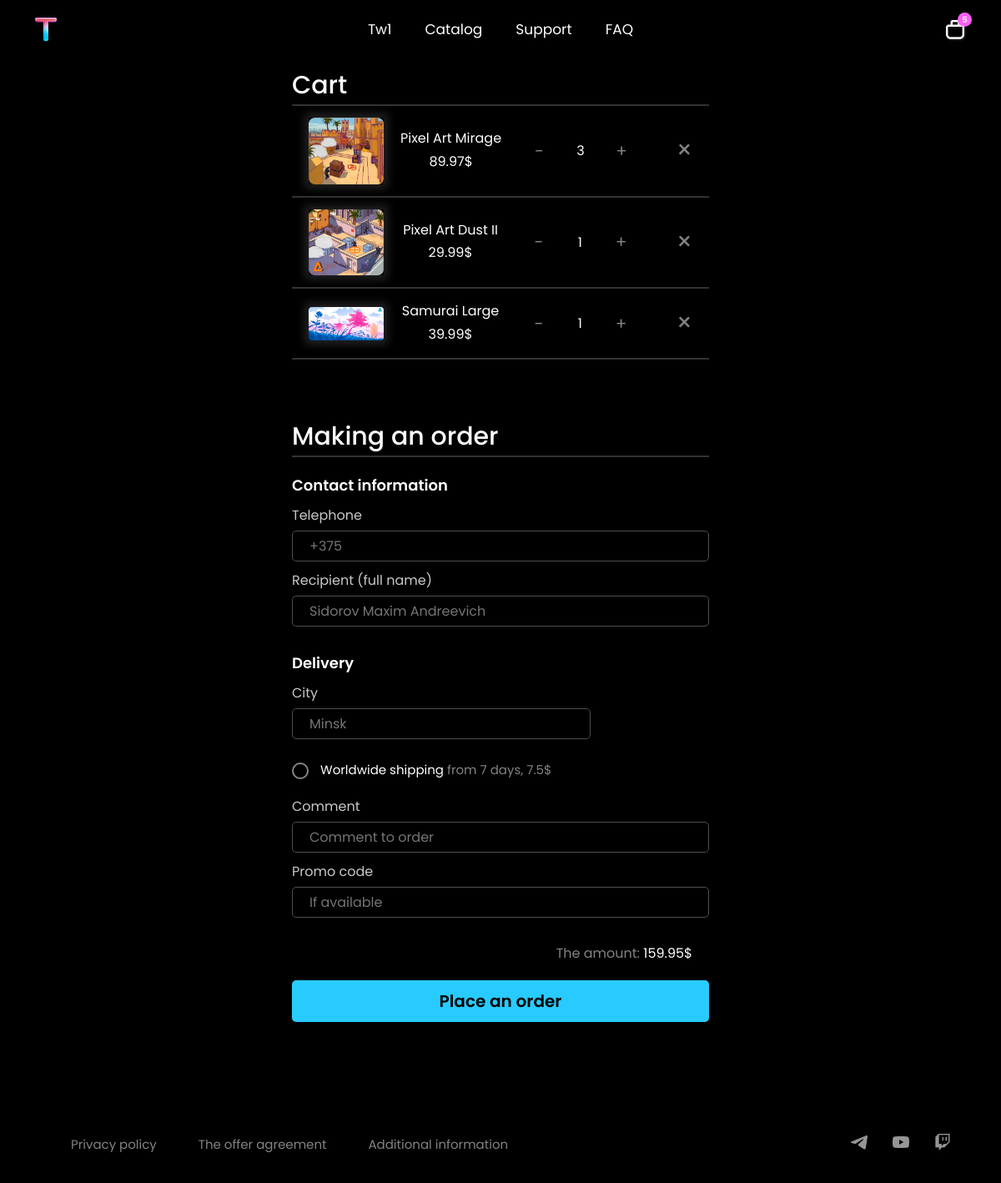
/cart (signed in), run on the app's committed database.
### website/models.py (models this page shows, shortened)
class User(db.Model, UserMixin):
    __tablename__ = 'user'
    id = db.Column(db.Integer, primary_key=True)
    type = db.Column(db.String(150), default='User')
    email = db.Column(db.String(150), unique=True)
    password = db.Column(db.String(300))
    nickname = db.Column(db.String(150))
    comments = db.relationship('Comment', backref='user', lazy=True, cascade="all, delete-orphan")
    carts = db.relationship('Cart', backref='user', lazy=True, cascade="all, delete-orphan")
    orders = db.relationship('Order', backref='user', lazy=True)
    messages = db.relationship('Message', backref='user', lazy=True, cascade="all, delete-orphan")

class Cart(db.Model):
    __tablename__ = 'cart'
    id = db.Column(db.Integer, primary_key=True)
    user_email = db.Column(db.String(150), db.ForeignKey('user.email'), nullable=False)
    tovar_name = db.Column(db.String(150), db.ForeignKey('tovar.name'), nullable=False)
    quantity = db.Column(db.Integer)
    price = db.Column(db.Float, default=0)

class Tovar(db.Model):
    __tablename__ = 'tovar'
    id = db.Column(db.Integer, primary_key=True)
    type = db.Column(db.String(20), default='Mat', nullable=False)
    name = db.Column(db.String(150), unique=True)
    count = db.Column(db.Integer)
    cost = db.Column(db.Float)
    status = db.Column(db.String(20))
    color = db.Column(db.String(30))
    size = db.Column(db.String(20))
    thickness = db.Column(db.String(20))
    material = db.Column(db.String(20))
    base = db.Column(db.String(20))
    info = db.Column(db.String(500))
    sklad_id = db.Column(db.Integer, db.ForeignKey('sklad.id'), nullable=False, default=1)
    img_name = db.Column(db.String(500), unique=True)
    comments = db.relationship('Comment', backref='tovar', lazy=True, cascade = "all, delete-orphan")
    cart = db.relationship('Cart', backref='tovar', lazy=True, cascade = "all, delete-orphan")
    order = db.relationship('Order', backref='tovar', lazy=True, cascade = "all, delete-orphan")

### website/views.py (the view)
@views.route('/cart')
@login_required
def cart():
    items_cart = get_items_cart()
    point = Point.query.filter_by().all()
    items = Cart.query.filter_by(user_email=current_user.email).all()
    tovar = Tovar.query.filter_by().all()
    all_cart_price = round(sum(item.price for item in items), 2)
    items_count = Cart.query.filter_by(user_email=current_user.email).count()
    ttam_dbE = round(all_cart_price + 2.5, 2)
    ttam_ddE = round(all_cart_price + 4.5, 2)
    ttam_wws = round(all_cart_price + 7.5, 2)
    return render_template('cart.html',
                           tovar=tovar,
                           items_count=items_count,
                           point=point,
                           items=items,
                           user=current_user,
                           all_cart_price=all_cart_price,
                           ttam_dbE=ttam_dbE,
                           ttam_ddE=ttam_ddE,
                           ttam_wws=ttam_wws,
                           items_cart=items_cart,
                           )

### website/views.py (called while the page is built)
def get_items_cart():
    total_quantity = db.session.query(func.sum(Cart.quantity)).filter_by(user_email=current_user.email).scalar()
    return total_quantity

### website/templates/cart.html (shortened to what this page needs)
{% extends "base.html" %}
{% block content %}
<div class = "basket_main_contener">
    <div class = "basket_products_cont" style = "">
        <div class = "product_name_text">Cart</div>
        <hr>
        {% if items %}
        <ul class="list_group">
            {% for item in items %}
                <li class="list_group_product">
                    <div class="cont_cards_tovari">
                        <div class="info_cont_about_tavar">
                            <img src="{{ url_for('static', filename='img/' + item.tovar.img_name + '.png') }}" alt="{{ item.tovar_name }}">
                            <div class="pr_name_tovar">
                                <div>{{ item.tovar_name }}</div>
                                <input id="price-{{ item.id }}" type="text" value="{{ item.price }}$" readonly>
                            </div>
                        </div>
                        <div class="cont_regstr_count">
                            <button type="button" onClick="decreaseQuantity({{ item.id }})" class="busket_button_minus">-</button>
                            <input id="kol-{{ item.id }}" type="text" value="{{ item.quantity }}" readonly>
                            <button type="button" onClick="increaseQuantity({{ item.id }})" class="busket_button_plus">+</button>
                        </div>
                        <button class="busket_delete_button" type="button" onClick="deleteItem({{ item.id }})">×</button>
                    </div>
                </li>
                <hr>
            {% endfor %}
        </ul>
        {% else %}
        <div class = "no_orders_cont">
            <p class = "no_orders_text">CART IS EMPTY</p>
            <p>add the product to the cart</p>
        </div>
        {% endif %}
    </div>
    <div class = "create_order_cont" style = "">
        <div class = "product_name_text">Making an order</div>
        <hr>
        <form method="POST">
            <div class="cont_order">
                <div class="name">Contact information</div>
                <div class="podname">Telephone</div>
                <input type="text" id="telephone" name="telephone" placeholder = "+375" class = "numeric-plus-only" required/>
                <div class="podname">Recipient (full name)</div>
                <input type="text" id="fio" name="fio" class = "english-only" placeholder = "Sidorov Maxim Andreevich" required/>
            </div>
            <div class="cont_order">
                <div class="name">Delivery</div>
                <div class="order_city">
                    <div class="podname">City</div>
                    <div class="choose_city_cont">
                        <input type="text" id="cityInput" name="cityInput" class = "english-only" placeholder="Minsk">
                    </div>
                </div>
                <div class="type_of_order_cont">
                    <div id = "form_radio3">
                        <input id="radio3" type="radio" name="radio" value="3">
                        <label>Worldwide shipping <span class = "gray_text">from 7 days, 7.5$</span></label>
                    </div>
                </div>
                <div class="podname">Comment</div>
                <input type="text" id="coment" name="coment" placeholder = "Comment to order" class = "numeric-eng" />
                <div class="podname">Promo code</div>
                <input type="text" id="promocode" name="promocode" placeholder="If available" class = "numeric-eng"/>
            </div>
            <div class="total_cost_cont">
                <div><span>The amount: </span>{{all_cart_price}}$</div>
            </div>
            {%if items_count != 0 %}
                <button type="submit" class="blue_buttom">Place an order</button>
            {%else%}
                <button type="submit" class="no_tems_button" disabled>Add at least one item to your cart</button >
            {%endif%}
        </form>
    </div>
</div>
{% endblock %}

### website/templates/base.html (shortened to what this page needs)
<!DOCTYPE html>
<html>
  <head>
    <link rel="stylesheet" href="{{ url_for('static', filename='css/base.css') }}">
    <link rel="stylesheet" href="{{ url_for('static', filename='css/adaptiv.css') }}">
  </head>
  <body>
    <header class="fixed-header">
      <div class="header-content">
          <div class="left-content">
              <nav>
                  <ul>
                      <li onclick="window.location.href='/'">
                          <img id="logo" src="{{ url_for('static', filename='img/logo.png')}}" alt="logo">
                      </li>
                  </ul>
                </nav>
            </div>
            <div class="center-content dropdown-content">
              <nav>
                  <ul>
                      <li onclick="window.location.href='/account'">
                          {% if user.is_authenticated %}
                              <a>{{ user.nickname }}</a>
                          {% else %}
                              <a>Account</a>
                          {% endif %}
                      </li>
                      <li id="catalogLink">
                          <a>Catalog</a>
                      </li>
                      <li>
                          <a href="https://t.me/+wyE9yJueXZw1ZmFi" target="_blank">Support</a>
                      </li>
                      <li onclick="window.location.href='/faq'">
                          <a>FAQ</a>
                      </li>
                  </ul>
              </nav>
          </div>
          <div class="right-content">
              <nav>
                  <ul>
                      <li onclick="window.location.href='/cart'">
                          <div class="count_cont">
                              <img src="{{ url_for('static', filename='img/cart.png')}}" alt="Cart" class="cart-image">
                              {% if items_cart %}
                                  <div class="item_count">{{ items_cart }}</div>
                              {% endif %}
                          </div>
                      </li>
                  </ul>
              </nav>
          </div>
      </div>
  </header>
    <main>
      <div class="cont" style = "width: 100%;">
        {% block content %}
        {% endblock %}
      </div>
        </main>
        <footer>
          <div class = "fot_cont_text">
            <div onclick="window.location.href='/privacy'">Privacy policy</div>
            <div onclick="window.location.href='/offer'">The offer agreement</div>
            <div onclick="window.location.href='/info'">Additional information</div>
        </div>
        <div class = "fot_cont_img">
          <a href="https://t.me/Tw1_TV" target="_blank">
            <img src="{{ url_for('static', filename='img/telegram.png')}}" alt="">
          </a>
          <a href="https://www.youtube.com/channel/UCBsJKKsALtclr1GFcGkJn2A" target="_blank">
            <img src="{{ url_for('static', filename='img/youtube.png')}}" alt="">
          </a>
          <a href="https://www.twitch.tv/mr_tw1" target="_blank">
            <img src="{{ url_for('static', filename='img/twitch.png')}}" alt="">
          </a>
        </div>
      </footer>
  </body>
</html>

### website/static/css/adaptiv.css (style rules this page uses)
@media (max-width: 1200px) { .basket_main_contener { flex-direction: column; margin: 0 auto; margin-top: 80px; } }
@media (max-width: 1200px) { .basket_products_cont { max-width: 500px; padding: 0; margin: 0 auto; order: 1; margin-bottom: 70px; } }
@media (max-width: 1200px) { .create_order_cont { padding: 0; } }
@media (max-width: 1200px) { .create_order_cont { max-width: 500px; padding: 0; margin: 0 auto; order: 2; } }

### data on the page
User: nickname "Tw1"
Cart: img_name (picture), tovar_name "Pixel Art Mirage", price "89.97$", quantity "3"
Cart: img_name (picture), tovar_name "Pixel Art Dust II", id "29.99$", quantity "1"
Cart: img_name (picture), tovar_name "Samurai Large", id "39.99$", quantity "1"

### other printed values
{{ items_cart }} "5"
{{ all_cart_price }} "159.95"
